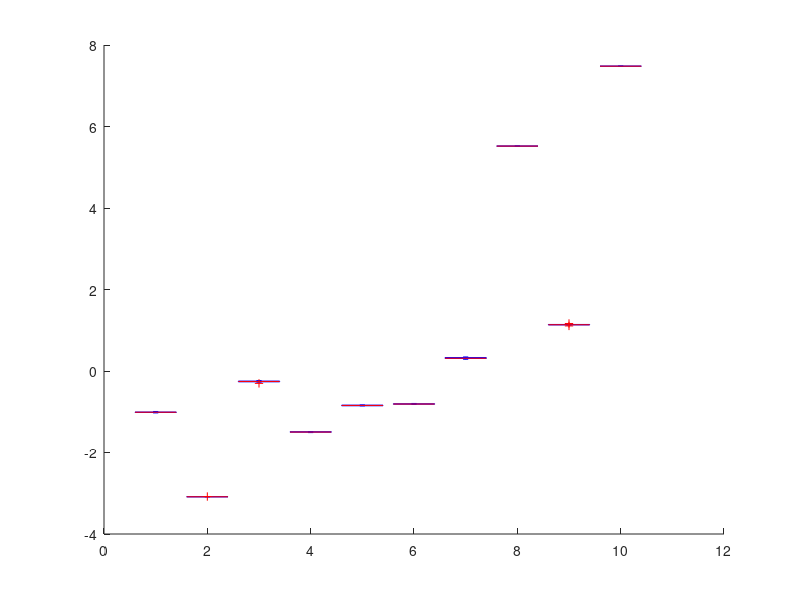

Here is the MATLAB script that generated this plot: (Note: this script raises an error after producing the figure.)
%% boxplot and summary
clear;

load('ne4_svt.mat');
load('ne4_obj.mat');

% mean
fprintf('The mean of run time of svt is \n');
display(mean(records1));
fprintf('The mean of run time of obj is \n');
display(mean(records2));

% standard error
fprintf('The se of run time of svt is \n');
display(std(records1/sqrt(11-1)));
fprintf('The se of run time of obj is \n');
display(std(records2/sqrt(11-1)));

D(:,1:2:2*size(records1,2)) = log(records1);
D(:,2:2:2*size(records2,2)) = log(records2);

boxplot(D,'factorgap',10,'color','rk');
set(gca,'xtick',1.9:3.9:50);
set(gca,'xticklabel',...
    {'bfwb398','rdb800l','tols1090','mhd4800b','cryg10000'});

ylabel('log(Run Time)','fontsize',20);
legend(findobj(gca,'Tag','Box'),'svd','svt','Location','northwest');
set(gca,'fontsize',20);